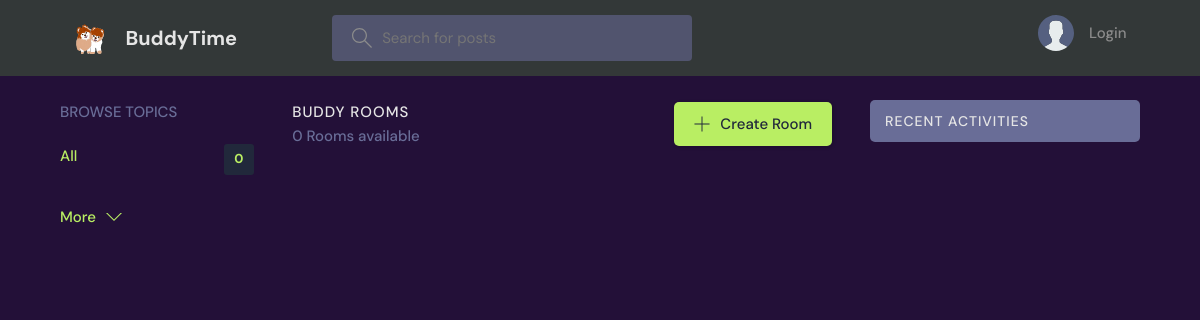
The app's page /, older data.
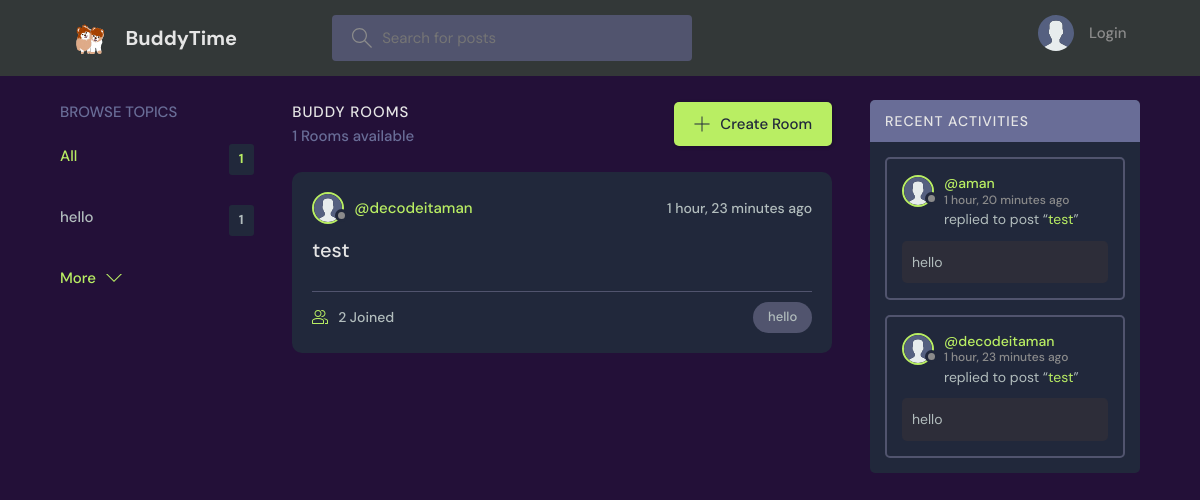
The same page, newer data.
### base/models.py (models this page shows, shortened)
class Topic(models.Model):
    name = models.CharField(max_length=200)

class Room(models.Model):
    host = models.ForeignKey(User, on_delete=models.SET_NULL, null=True)
    topic = models.ForeignKey(Topic, on_delete=models.SET_NULL, null=True)
    name = models.CharField(max_length=200)
    description = models.TextField(null=True, blank=True)
    participants = models.ManyToManyField(
        User, related_name='participants', blank=True)
    updated = models.DateTimeField(auto_now=True)
    created = models.DateTimeField(auto_now_add=True)
    class Meta:
        ordering = ['-updated', '-created']
    def __str__(self):
        return self.name

class User(AbstractUser):
    name = models.CharField(max_length=200, null=True)
    email = models.EmailField(unique=True, null=True)
    bio = models.TextField(null=True)
    avatar = models.ImageField(null=True, default="avatar.svg")
    USERNAME_FIELD = 'email'
    REQUIRED_FIELDS = ['username']

class Message(models.Model):
    user = models.ForeignKey(User, on_delete=models.CASCADE)
    room = models.ForeignKey(Room, on_delete=models.CASCADE)
    body = models.TextField()
    updated = models.DateTimeField(auto_now=True)
    created = models.DateTimeField(auto_now_add=True)
    class Meta:
        ordering = ['-updated', '-created']

### base/views.py (the view)
# urls.py: path('', views.home, name="home"),
def home(request):
    q = request.GET.get('q') if request.GET.get('q') != None else ''
    rooms = Room.objects.filter(
        Q(topic__name__icontains=q) |
        Q(name__icontains=q) |
        Q(description__icontains=q)
    )
    topics = Topic.objects.all()[0:5]
    room_count = rooms.count()
    room_messages = Message.objects.filter(
        Q(room__topic__name__icontains=q))[0:3]
    context = {'rooms': rooms, 'topics': topics,
               'room_count': room_count, 'room_messages': room_messages}
    return render(request, 'base/home.html', context)

### base/templates/base/home.html (shortened to what this page needs)
{% extends 'main.html' %}
{% block content %}
<main class="layout layout--3">
  <div class="container">
    {% include 'base/topics_component.html' %}
    <div class="roomList">
      <div class="roomList__header">
        <div>
          <h2>Buddy Rooms</h2>
          <p>{{room_count}} Rooms available</p>
        </div>
        <a class="btn btn--main" href="{% url 'create-room' %}">
          <svg version="1.1" xmlns="http://www.w3.org/2000/svg" width="32" height="32" viewBox="0 0 32 32">
            <title>add</title>
            <path
              d="M16.943 0.943h-1.885v14.115h-14.115v1.885h14.115v14.115h1.885v-14.115h14.115v-1.885h-14.115v-14.115z">
            </path>
          </svg>
          Create Room
        </a>
      </div>
      {% include 'base/feed_component.html' %}
    </div>
    {% include 'base/activity_component.html' %}
  </div>
</main>
{% endblock %}

### base/templates/base/topics_component.html
<div class="topics">
    <div class="topics__header">
        <h2>Browse Topics</h2>
    </div>
    <ul class="topics__list">
        <li>
            <a href="{% url 'home' %}" class="active">All <span>{{topics.count}}</span></a>
        </li>
        {% for topic in topics %}
        <li>
            <a href="{% url 'home' %}?q={{topic.name}}">{{topic.name}}<span>{{topic.room_set.all.count}}</span></a>
        </li>
        {% endfor %}
    </ul>
    <a class="btn btn--link" href="{% url 'topics' %}">
        More
        <svg version="1.1" xmlns="http://www.w3.org/2000/svg" width="32" height="32" viewBox="0 0 32 32">
            <title>chevron-down</title>
            <path d="M16 21l-13-13h-3l16 16 16-16h-3l-13 13z"></path>
        </svg>
    </a>
</div>

### base/templates/base/feed_component.html (shortened to what this page needs)
{% for room in rooms %}
<div class="roomListRoom">
    <div class="roomListRoom__header">
        <a href="{% url 'user-profile' room.host.id %}" class="roomListRoom__author">
            <div class="avatar avatar--small">
                <img src="{{room.host.avatar.url}}" />
            </div>
            <span>@{{room.host.username}}</span>
        </a>
        <div class="roomListRoom__actions">
            <span>{{room.created|timesince}} ago</span>
        </div>
    </div>
    <div class="roomListRoom__content">
        <a href="{% url 'room' room.id %}">{{room.name}}</a>
    </div>
    <div class="roomListRoom__meta">
        <a href="{% url 'room' room.id %}" class="roomListRoom__joined">
            {{room.participants.all.count}} Joined
        </a>
        <p class="roomListRoom__topic">{{room.topic.name}}</p>
    </div>
</div>
{% endfor %}

### base/templates/base/activity_component.html (shortened to what this page needs)
<div class="activities">
    <div class="activities__header">
        <h2>Recent Activities</h2>
    </div>
    {% for message in room_messages %}
    <div class="activities__box">
        <div class="activities__boxHeader roomListRoom__header">
            <a href="{% url 'user-profile' message.user.id %}" class="roomListRoom__author">
                <div class="avatar avatar--small">
                    <img src="{{message.user.avatar.url}}" />
                </div>
                <p>
                    @{{message.user.username}}
                    <span>{{message.created|timesince}} ago</span>
                </p>
            </a>
        </div>
        <div class="activities__boxContent">
            <p>replied to post “<a href="{% url 'room' message.room.id %}">{{message.room}}</a>”</p>
            <div class="activities__boxRoomContent">{{message.body}}</div>
        </div>
    </div>
    {% endfor %}
</div>

Row changes from the older to the newer data that the page shows:
added Topic: name "hello", room_set.all.count "1"
added Room: host.avatar (placeholder picture), host.username "decodeitaman", created "1 hour, 23 minutes", name "test", participants.all.count "2", topic.name "hello"
added Message: user.avatar (placeholder picture), user.username "aman", created "1 hour, 20 minutes", room "test", body "hello"
added Message: user.avatar (placeholder picture), user.username "decodeitaman", created "1 hour, 23 minutes", room "test", body "hello"
Text that changed along with them:
{{ topics.count }}: "0" → "1"
{{ room_count }}: "0" → "1"
